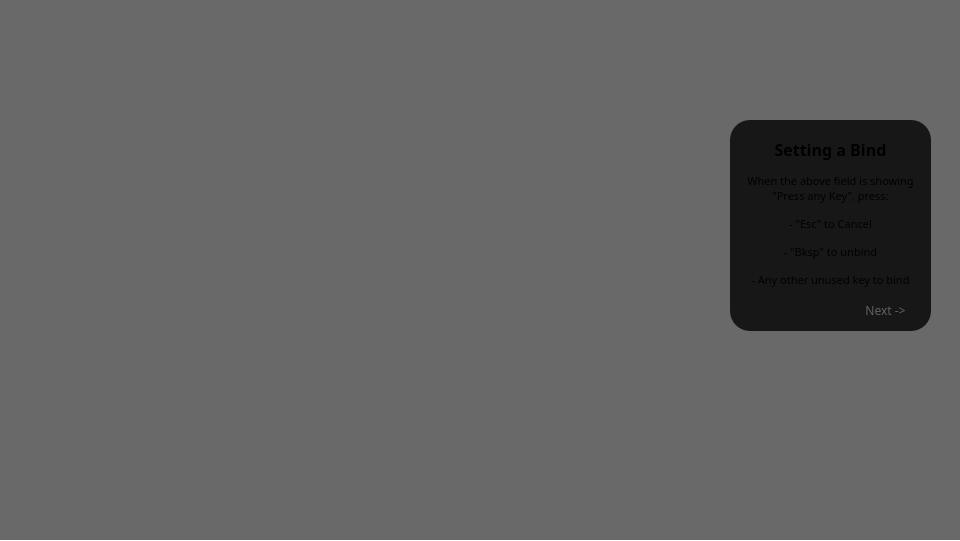
  <widget class="QGroupBox" name="slide_4">
   <property name="geometry">
    <rect>
     <x>0</x>
     <y>540</y>
     <width>960</width>
     <height>541</height>
    </rect>
   </property>
   <property name="styleSheet">
    <string notr="true">border: 0px;
background: transparent;</string>
   </property>
   <property name="title">
    <string/>
   </property>
   <widget class="QGroupBox" name="groupBox_5">
    <property name="geometry">
     <rect>
      <x>730</x>
      <y>120</y>
      <width>201</width>
      <height>211</height>
     </rect>
    </property>
    <property name="styleSheet">
     <string notr="true">QGroupBox {
	background: rgba(0, 0, 0, 200);
	border-radius: 20px;
}</string>
    </property>
    <property name="title">
     <string/>
    </property>
    <widget class="QLabel" name="label_9">
     <property name="geometry">
      <rect>
       <x>0</x>
       <y>4</y>
       <width>201</width>
       <height>51</height>
      </rect>
     </property>
     <property name="font">
      <font>
       <family>Cascadia Code</family>
       <pointsize>12</pointsize>
       <bold>true</bold>
      </font>
     </property>
     <property name="text">
      <string>Setting a Bind</string>
     </property>
     <property name="alignment">
      <set>Qt::AlignCenter</set>
     </property>
     <property name="wordWrap">
      <bool>true</bool>
     </property>
     <property name="margin">
      <number>0</number>
     </property>
    </widget>
    <widget class="QLabel" name="label_10">
     <property name="geometry">
      <rect>
       <x>0</x>
       <y>30</y>
       <width>201</width>
       <height>161</height>
      </rect>
     </property>
     <property name="font">
      <font>
       <family>Cascadia Code</family>
       <pointsize>8</pointsize>
       <bold>false</bold>
      </font>
     </property>
     <property name="text">
      <string>&lt;!DOCTYPE HTML PUBLIC &quot;-//W3C//DTD HTML 4.0//EN&quot; &quot;http://www.w3.org/TR/REC-html40/strict.dtd&quot;&gt;
&lt;html&gt;&lt;head&gt;&lt;meta name=&quot;qrichtext&quot; content=&quot;1&quot; /&gt;&lt;meta charset=&quot;utf-8&quot; /&gt;&lt;style type=&quot;text/css&quot;&gt;
p, li { white-space: pre-wrap; }
&lt;/style&gt;&lt;/head&gt;&lt;body style=&quot; font-family:'Cascadia Code'; font-size:8pt; font-weight:400; font-style:normal;&quot;&gt;
&lt;p style=&quot; margin-top:12px; margin-bottom:12px; margin-left:0px; margin-right:0px; -qt-block-indent:0; text-indent:0px;&quot;&gt;When the above field is showing &amp;quot;Press any Key&amp;quot;, press:&lt;/p&gt;
&lt;p style=&quot; margin-top:12px; margin-bottom:12px; margin-left:0px; margin-right:0px; -qt-block-indent:0; text-indent:0px;&quot;&gt;- &amp;quot;Esc&amp;quot; to Cancel&lt;/p&gt;
&lt;p style=&quot; margin-top:12px; margin-bottom:12px; margin-left:0px; margin-right:0px; -qt-block-indent:0; text-indent:0px;&quot;&gt;- &amp;quot;Bksp&amp;quot; to unbind&lt;/p&gt;
&lt;p style=&quot; margin-top:12px; margin-bottom:12px; margin-left:0px; margin-right:0px; -qt-block-indent:0; text-indent:0px;&quot;&gt;- Any other unused key to bind&lt;/p&gt;&lt;/body&gt;&lt;/html&gt;</string>
     </property>
     <property name="alignment">
      <set>Qt::AlignCenter</set>
     </property>
     <property name="wordWrap">
      <bool>true</bool>
     </property>
     <property name="margin">
      <number>5</number>
     </property>
    </widget>
    <widget class="QPushButton" name="next_4">
     <property name="geometry">
      <rect>
       <x>120</x>
       <y>180</y>
       <width>71</width>
       <height>21</height>
      </rect>
     </property>
     <property name="font">
      <font>
       <family>Cascadia Code</family>
      </font>
     </property>
     <property name="styleSheet">
      <string notr="true">QPushButton {
background: transparent;
border: 0px;
color: #606060;
}

QPushButton:hover {
color: #B0B0B0;
}

QPushButton:pressed {
color: #E0E0E0;
}</string>
     </property>
     <property name="text">
      <string>Next -&gt;</string>
     </property>
    </widget>
   </widget>
   <widget class="QWidget" name="widget_14" native="true">
    <property name="geometry">
     <rect>
      <x>0</x>
      <y>0</y>
      <width>960</width>
      <height>540</height>
     </rect>
    </property>
    <property name="styleSheet">
     <string notr="true">background: rgba(0, 0, 0, 150);</string>
    </property>
   </widget>
   <zorder>widget_14</zorder>
   <zorder>groupBox_5</zorder>
  </widget>
